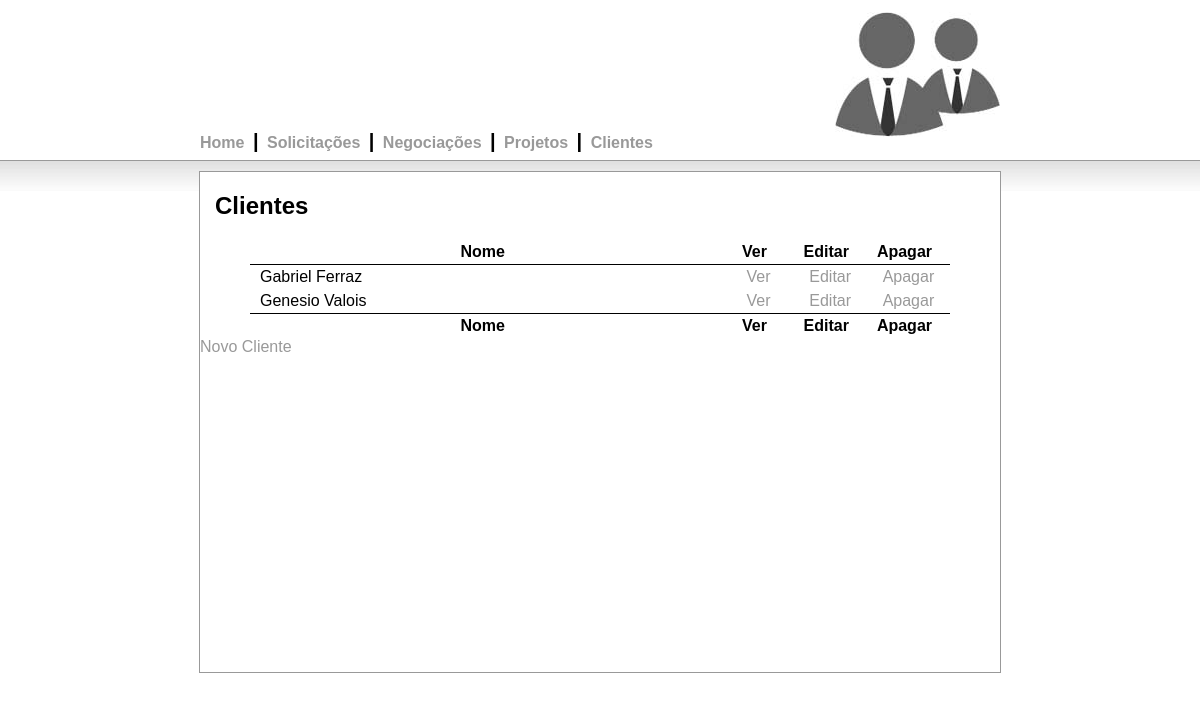
The app's page /view/clientes.php, older data.
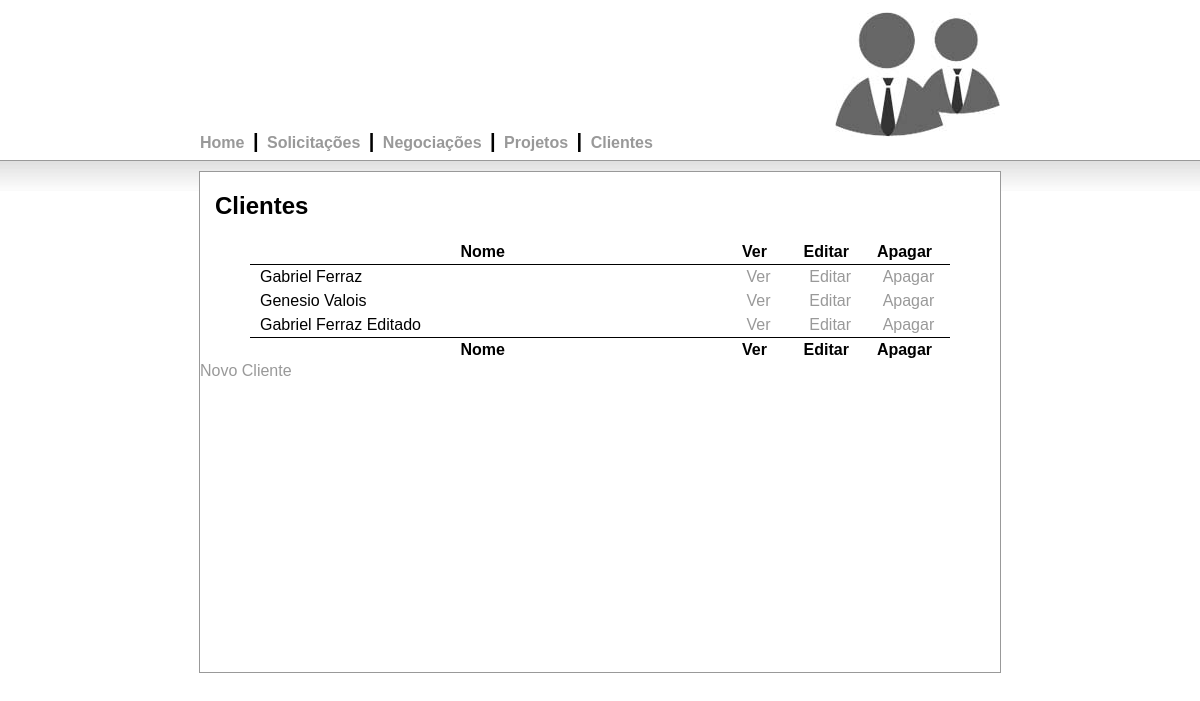
The same page, newer data.
### tables this page shows
CREATE TABLE IF NOT EXISTS `clientes` (
  `id` int(11) NOT NULL AUTO_INCREMENT,
  `nome` varchar(140) NOT NULL,
  `email` varchar(140) NOT NULL,
  `telefone` varchar(16) NOT NULL,
  `id_user` int(11) NOT NULL,
  PRIMARY KEY (`id`)
);

### model/database.php (called while the page is built, shortened)
<?php
Class Database {
	private $db_name = "gerCli";
	private $username = "root";
	private $password = "";
	public function open_connection() {
		if($this->connection = mysql_connect("localhost",$this->username,$this->password)) {
			$select_db = mysql_select_db($this->db_name,$this->connection);
			if($select_db) {
				return true;
				}
			else {
				die("Database selection failed! ".mysql_error());
				}
			}
		}
	public function query($sql="") {
		$query = mysql_query($sql);
		return $query;
		}
	public function fetch_array($query) {
		$fecth = mysql_fetch_array($query);
		return $fecth;
		}
	}
	$database = new Database;
?>

### model/cliente.php (called while the page is built, shortened)
<?php
Class Cliente {
	public static $table_name = "clientes";
	public static function find_all() {
		$result_array = self::find_by_sql("SELECT * FROM ".self::$table_name." ");
		return $result_array;
		}
	public static function find_by_sql($sql="") {
		global $database;
		$query = $database->query($sql);
		$object_array = array();
		while ($row = $database->fetch_array($query)){
			$object_array[] = self::instantiate($row);
			}
		return $object_array;
		}
	public static function instantiate($record) {
		$object = new self;
		foreach ($record as $attribute => $value) {
			if($object->has_attribute($object,$attribute) ) {
				$object->$attribute = $value;
			}
		}
		return $object;
	}
	private function has_attribute($object,$attribute) {
		$attributes = get_object_vars($object);
		return array_key_exists($attribute,$attributes);
		}
}
?>

### view/clientes.php (the view)
<?php
	require_once "../include/header.php";
	require_once "../model/cliente.php";
	require_once "../model/database.php";
?>
		<div id="body">
			<div id="center">
				<h2 >Clientes</h2>
				<div id="content">
					<table cellpadding="0" cellspacing="0" border="0" class="display" id="example">
						<thead>
							<tr>
								<th>Nome</th>
								<th>Ver</th>
								<th>Editar</th>
								<th>Apagar</th>
							</tr>
						</thead>
						<tbody>
						<?php
							$clientes = Cliente::find_all();
							foreach($clientes as $cliente) {
								echo "<tr class='gradeA'>";
									echo "<td>";
									echo $cliente->nome;
									echo "</td>";
									echo "<td class='center'>";
									echo "<a href='ver_cliente.php?id=$cliente->id'>Ver</a>";
									echo "</td>";
									echo "<td class='center'>";
									echo "<a href='edit_cliente.php?id=$cliente->id'>Editar</a>";
									echo "</td>";
									echo "<td class='center'>";
									echo "<a href='../controller/cliente.php?action=delete&id=$cliente->id'>Apagar</a>";
									echo "</td>";
								echo "</tr>";
							}
						?>
						</tbody>
						<tfoot>
						   <tr>
								<th>Nome</th>
								<th>Ver</th>
								<th>Editar</th>
								<th>Apagar</th>
							</tr>
						 </tfoot>
					</table>
				</div>
				<a href="add_cliente.php">Novo Cliente</a>
			</div>
		</div>
	</body>
</html>

Row changes from the older to the newer data that the page shows:
added clientes: nome "Gabriel Ferraz Editado"
